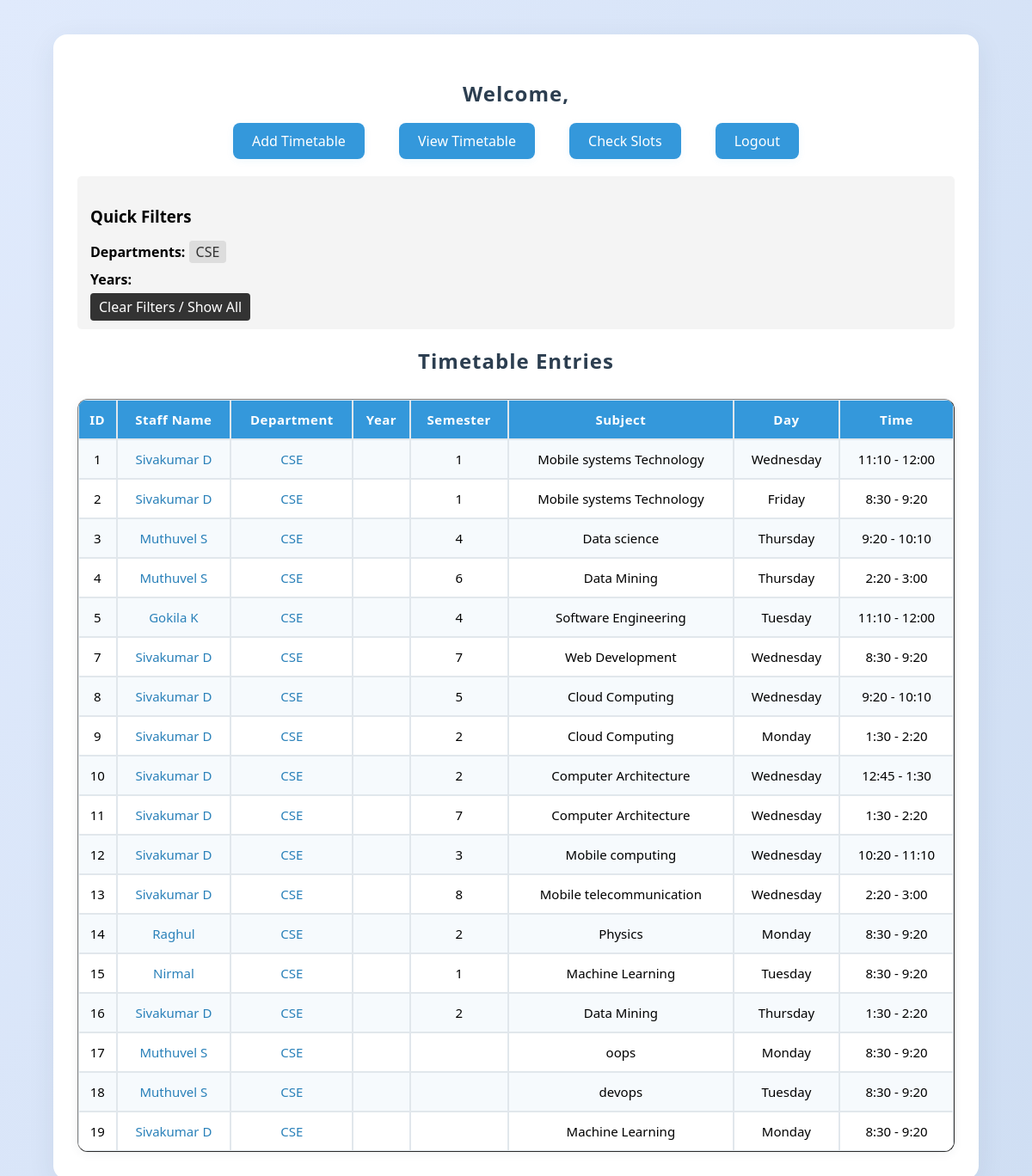
Page /dashboard on the earlier database version.
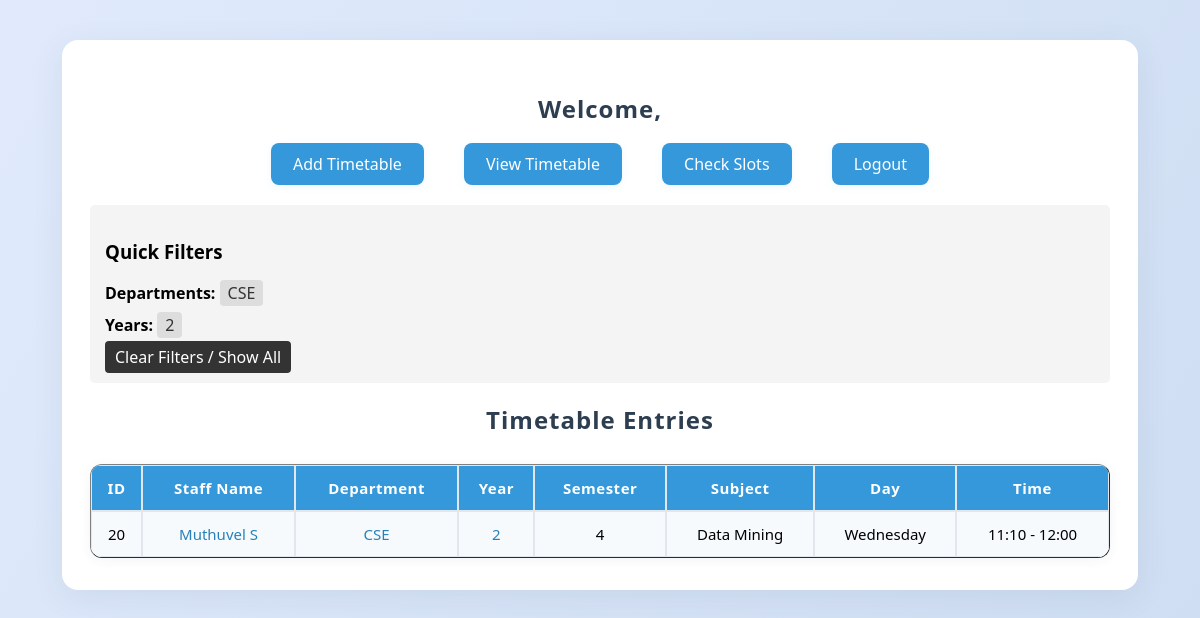
Same page on the later database version.
### tables this page shows
CREATE TABLE timetable (
            id INTEGER PRIMARY KEY AUTOINCREMENT,
            staff_name TEXT NOT NULL,
            department TEXT NOT NULL,
            semester TEXT NOT NULL,
            subject TEXT NOT NULL,
            day TEXT NOT NULL,
            time TEXT NOT NULL
        , year TEXT DEFAULT '');

### App.py (the view)
@app.route("/dashboard")
def dashboard():
    db = get_db()
    staff_name = request.args.get("staff_name")
    department = request.args.get("department")
    year = request.args.get("year")
    query = "SELECT * FROM timetable WHERE 1=1"
    params = []
    if staff_name:
        query += " AND staff_name = ?"
        params.append(staff_name)
    if department:
        query += " AND department = ?"
        params.append(department)
    if year:
        query += " AND year = ?"
        params.append(year)
    entries = db.execute(query, params).fetchall()
    departments = db.execute("SELECT DISTINCT department FROM timetable WHERE department != '' ORDER BY department").fetchall()
    years = db.execute("SELECT DISTINCT year FROM timetable WHERE year != '' ORDER BY year").fetchall()
    return render_template("dashboard.html", entries=entries, departments=departments, years=years)

### App.py (called while the page is built)
def get_db():
    if "db" not in g:
        g.db = sqlite3.connect(DB_PATH)
        g.db.row_factory = sqlite3.Row
    return g.db

### Templates/dashboard.html (shortened to what this page needs)
<!DOCTYPE html>
<html lang="en">
<head>
    <link rel="stylesheet" href="{{ url_for('static', filename='style.css') }}">
</head>
<body>
    <div class="container">
        <h2>Welcome, {{ username }}</h2>
        <nav>
            <ul>
                <li><a href="{{ url_for('add_entry') }}">Add Timetable</a></li>
                <li><a href="{{ url_for('dashboard') }}">View Timetable</a></li>
                <li><a href="{{ url_for('check_slots') }}">Check Slots</a></li>
                <li><a href="{{ url_for('logout') }}">Logout</a></li>
            </ul>
        </nav>
                <div style="margin: 20px 0; padding: 15px; background: #f4f4f4; border-radius: 5px;">
                    <h3>Quick Filters</h3>
                    <div style="margin-bottom: 10px;">
                        <strong>Departments:</strong>
                        {% for dept in departments %}
                            <a href="{{ url_for('dashboard', department=dept.department) }}" style="margin-right: 5px; text-decoration: none; background: #ddd; padding: 2px 8px; border-radius: 4px; color: #333;">{{ dept.department }}</a>
                        {% endfor %}
                    </div>
                    <div style="margin-bottom: 10px;">
                        <strong>Years:</strong>
                        {% for y in years %}
                            <a href="{{ url_for('dashboard', year=y.year) }}" style="margin-right: 5px; text-decoration: none; background: #ddd; padding: 2px 8px; border-radius: 4px; color: #333;">{{ y.year }}</a>
                        {% endfor %}
                    </div>
                    <a href="{{ url_for('dashboard') }}" style="text-decoration: none; background: #333; color: #fff; padding: 5px 10px; border-radius: 4px;">Clear Filters / Show All</a>
                </div>
                <h2>Timetable Entries</h2>
                <table border="1" cellpadding="8" cellspacing="0">
                        <tr>
                                <th>ID</th>
                                <th>Staff Name</th>
                                <th>Department</th>
                                <th>Year</th>
                                <th>Semester</th>
                                <th>Subject</th>
                                <th>Day</th>
                                <th>Time</th>
                        </tr>
                        {% for row in entries %}
                        <tr>
                                <td>{{ row.id }}</td>
                                <td><a href="{{ url_for('dashboard', staff_name=row.staff_name) }}">{{ row.staff_name }}</a></td>
                                <td><a href="{{ url_for('dashboard', department=row.department) }}">{{ row.department }}</a></td>
                                <td><a href="{{ url_for('dashboard', year=row.year) }}">{{ row.year }}</a></td>
                                <td>{{ row.semester }}</td>
                                <td>{{ row.subject }}</td>
                                <td>{{ row.day }}</td>
                                <td>{{ row.time }}</td>
                        </tr>
                        {% endfor %}
                </table>
        </div>
</body>
</html>

### Static/Style.css (style rules this page uses)
body { font-family: 'Segoe UI', Arial, sans-serif; background: linear-gradient(120deg, #e0eafc 0%, #cfdef3 100%); margin: 0; padding: 0; }
.container { width: 85%; margin: 40px auto; background: #ffffff; padding: 32px 28px; border-radius: 16px; box-shadow: 0px 8px 32px rgba(44,62,80,0.08); }
h2 { text-align: center; color: #2c3e50; margin-bottom: 28px; letter-spacing: 1px; }
a { text-decoration: none; color: #2980b9; font-weight: 500; }
nav ul { list-style-type: none; padding: 0; text-align: center; margin-bottom: 30px; }
nav ul li { display: inline-block; margin: 0 18px; }
nav ul li a { padding: 10px 22px; background: #3498db; color: white; border-radius: 8px; transition: background 0.3s, box-shadow 0.3s; box-shadow: 0 2px 8px rgba(52,152,219,0.08); }
table { width: 100%; border-collapse: separate; border-spacing: 0; margin-top: 24px; background: white; border-radius: 12px; overflow: hidden; box-shadow: 0 2px 12px rgba(44,62,80,0.06); }
table th, table td { padding: 12px 8px; border: 1px solid #e1e7ec; text-align: center; font-size: 15px; }
table th { background: #3498db; color: white; font-weight: 600; letter-spacing: 0.5px; }
table tr:nth-child(even) { background: #f6fafd; }

Differences in the rows shown:
removed timetable: id "1", staff_name "Sivakumar D", department "CSE", semester "1", subject "Mobile systems Technology", day "Wednesday", time "11:10 - 12:00"
removed timetable: id "2", staff_name "Sivakumar D", department "CSE", semester "1", subject "Mobile systems Technology", day "Friday", time "8:30 - 9:20"
removed timetable: id "3", staff_name "Muthuvel S", department "CSE", semester "4", subject "Data science", day "Thursday", time "9:20 - 10:10"
removed timetable: id "4", staff_name "Muthuvel S", department "CSE", semester "6", subject "Data Mining", day "Thursday", time "2:20 - 3:00"
removed timetable: id "5", staff_name "Gokila K", department "CSE", semester "4", subject "Software Engineering", day "Tuesday", time "11:10 - 12:00"
removed timetable: id "7", staff_name "Sivakumar D", department "CSE", semester "7", subject "Web Development", day "Wednesday", time "8:30 - 9:20"
removed timetable: id "8", staff_name "Sivakumar D", department "CSE", semester "5", subject "Cloud Computing", day "Wednesday", time "9:20 - 10:10"
removed timetable: id "9", staff_name "Sivakumar D", department "CSE", semester "2", subject "Cloud Computing", day "Monday", time "1:30 - 2:20"
removed timetable: id "10", staff_name "Sivakumar D", department "CSE", semester "2", subject "Computer Architecture", day "Wednesday", time "12:45 - 1:30"
removed timetable: id "11", staff_name "Sivakumar D", department "CSE", semester "7", subject "Computer Architecture", day "Wednesday", time "1:30 - 2:20"
removed timetable: id "12", staff_name "Sivakumar D", department "CSE", semester "3", subject "Mobile computing", day "Wednesday", time "10:20 - 11:10"
removed timetable: id "13", staff_name "Sivakumar D", department "CSE", semester "8", subject "Mobile telecommunication", day "Wednesday", time "2:20 - 3:00"
removed timetable: id "14", staff_name "Raghul", department "CSE", semester "2", subject "Physics", day "Monday", time "8:30 - 9:20"
removed timetable: id "15", staff_name "Nirmal", department "CSE", semester "1", subject "Machine Learning", day "Tuesday", time "8:30 - 9:20"
removed timetable: id "16", staff_name "Sivakumar D", department "CSE", semester "2", subject "Data Mining", day "Thursday", time "1:30 - 2:20"
removed timetable: id "17", staff_name "Muthuvel S", department "CSE", subject "oops", day "Monday", time "8:30 - 9:20"
removed timetable: id "18", staff_name "Muthuvel S", department "CSE", subject "devops", day "Tuesday", time "8:30 - 9:20"
removed timetable: id "19", staff_name "Sivakumar D", department "CSE", subject "Machine Learning", day "Monday", time "8:30 - 9:20"
added timetable: id "20", staff_name "Muthuvel S", department "CSE", year "2", semester "4", subject "Data Mining", day "Wednesday", time "11:10 - 12:00"
Other differences:
new list line: "2"
